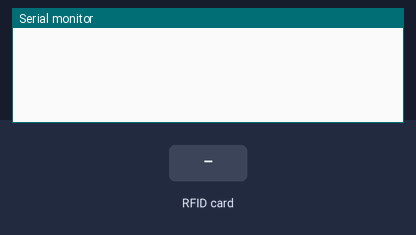
Recording of a sketch running on a simulated Arduino Uno, built with avr-gcc and run on an emulated ATmega328P. On the bench: the last lines printed to the serial monitor. The test bench sets the inputs (shaded band).

Above: at 1.6 s.
1.7 s: RFID card E7 1B 5C 2C held to the reader
At 2.6 s:
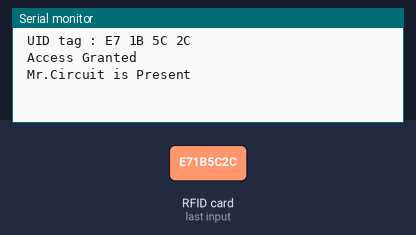
3.2 s: RFID card 5E 7A 19 C4 held to the reader
At 5.2 s:
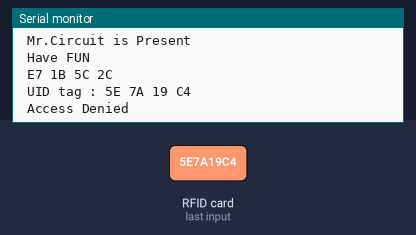

Measured:
- after the input at 1.7 s, the serial monitor: prints a new line at once (image 1)
- after the input at 3.2 s, the serial monitor: prints a new line after 0.92 s (image 2)

The sketch:

Contactless_Attendance_System.ino
```cpp
#include <SPI.h>
#include <MFRC522.h>

#define RST_PIN    9     //9          // Configurable, see typical pin layout above
#define SS_PIN     10    //10         // Configurable, see typical pin layout above
#define BUZZER_PIN     13

MFRC522 mfrc522(SS_PIN, RST_PIN);  // Create MFRC522 instance
int statuss = 0;
int out = 0;

void setup() {
	Serial.begin(9600);		// Initialize serial communications with the PC
	//while (!Serial);		// Do nothing if no serial port is opened (added for Arduinos based on ATMEGA32U4)
	SPI.begin();			// Init SPI bus
	pinMode(BUZZER_PIN, OUTPUT);
  digitalWrite(BUZZER_PIN, LOW);delay(400);
	mfrc522.PCD_Init();		// Init MFRC522
	delay(4);				// Optional delay. Some board do need more time after init to be ready, see Readme

	//mfrc522.PCD_DumpVersionToSerial();	// Show details of PCD - MFRC522 Card Reader details
	//Serial.println(F("Scan PICC to see UID, SAK, type, and data blocks..."));
}

void loop() {
	// Reset the loop if no new card present on the sensor/reader. This saves the entire process when idle.
	if ( ! mfrc522.PICC_IsNewCardPresent()) {
		return;
	}

	// Select one of the cards
	if ( ! mfrc522.PICC_ReadCardSerial()) {
		return;
	}

	// Dump debug info about the card; PICC_HaltA() is automatically called
	//mfrc522.PICC_DumpToSerial(&(mfrc522.uid));
    //Show UID on serial monitor
  Serial.println();
  Serial.print(" UID tag :");
  String content= "";
  byte letter;
  for (byte i = 0; i < mfrc522.uid.size; i++)
  {
     Serial.print(mfrc522.uid.uidByte[i] < 0x10 ? " 0" : " ");
     Serial.print(mfrc522.uid.uidByte[i], HEX);
     content.concat(String(mfrc522.uid.uidByte[i] < 0x10 ? " 0" : " "));
     content.concat(String(mfrc522.uid.uidByte[i], HEX));
  }
  content.toUpperCase();
  Serial.println();
  if (content.substring(1) == "E7 1B 5C 2C") //change UID of the card that you want to give access
  {
    Serial.println(" Access Granted ");
    Serial.println(" Mr.Circuit is Present ");
    digitalWrite(BUZZER_PIN, HIGH);delay(400);
    digitalWrite(BUZZER_PIN, LOW);
    delay(1000);
    Serial.println(" Have FUN ");
    Serial.println();
    statuss = 1;
  }

  else   {
    Serial.println(" Access Denied ");
    delay(3000);
  }
  Serial.println(content);
  delay(1000);
}
```
